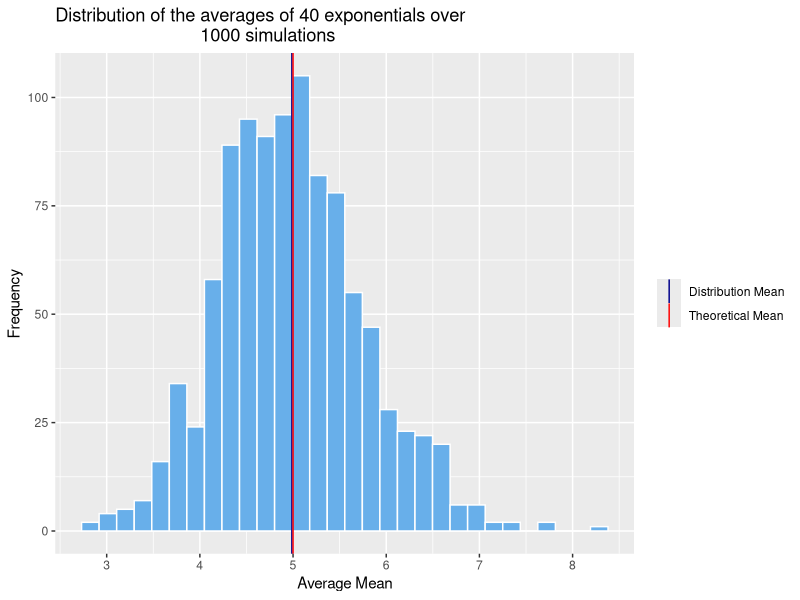
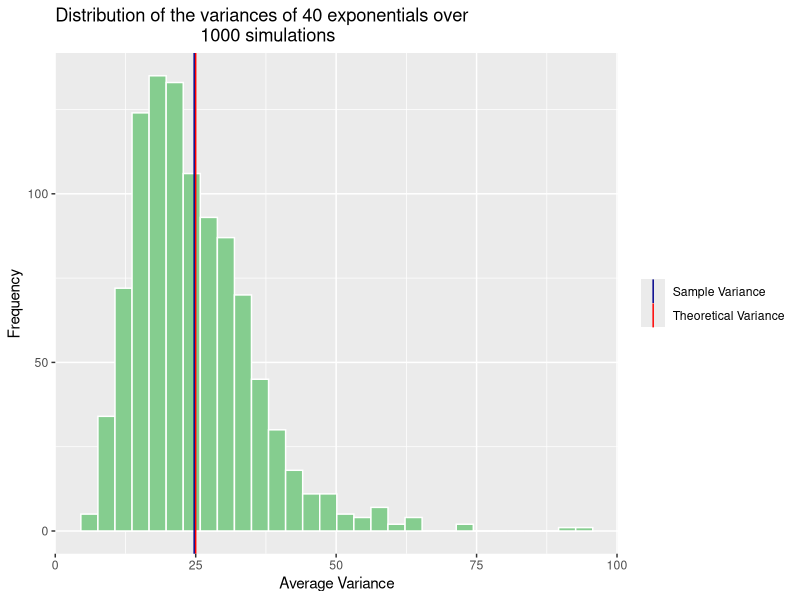
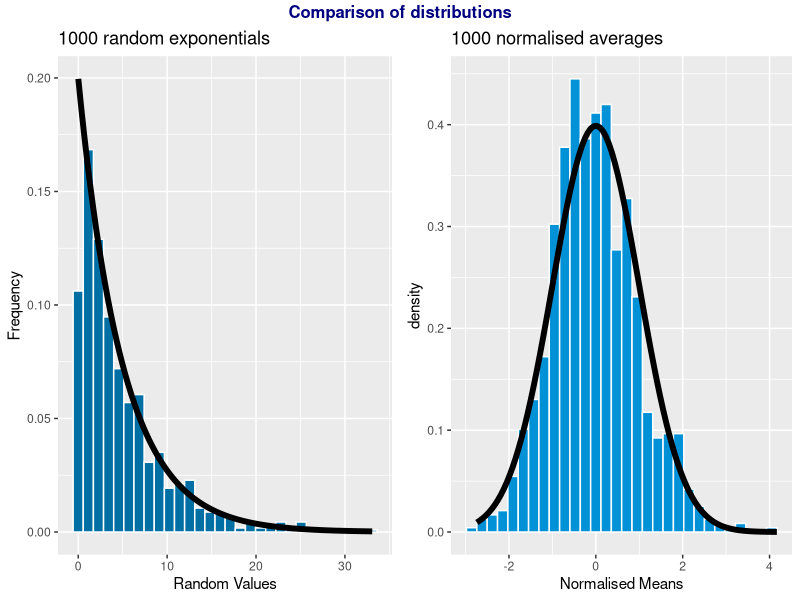

Recreate these plots in R, in order.
## ---- chunk 1
knitr::opts_chunk$set(echo = FALSE)
## ---- chunk 2

        # Load libraries to be used in the report
                library(ggplot2)
                library(ggpubr)
## ---- chunk 3

        ## Set up variables to be used in the report
                lambda <- 0.2
                numexp <- 40
                meanexp <- 1/lambda
                varexp <- (1/lambda)^2
## ---- chunk 4

        ## Simulate 40 exponentials one thousand times and find the average means and
        ## variances.
                set.seed(11)
                means <- NULL
                for (i in 1:1000) means = c(means, mean(rexp(40, 0.2)))
                
                set.seed(12)
                vars <- NULL
                for (i in 1:1000) vars = c(vars, var(rexp(40, 0.2)))
## ---- chunk 5

        ## Calculate the distribution and theoretical means and store in a dataframe
                distMean <- mean(means)
                theoMean <- 1/lambda
                central_means <- data.frame(statistic = c("Distribution Mean", 
                                                          "Theoretical Mean"),
                             value = c(distMean, theoMean))
                
        ## Plot the average means on a histogram and compare to the theoretical mean
                ggplot(data.frame(means), aes(x=means)) + 
                        geom_histogram(col = "white", fill = "#68AFEA") +
                        scale_x_continuous(breaks=seq(0, 10, 1)) +
                        geom_vline(data = central_means, aes(xintercept = value, 
                                                             color = statistic)) +
                        scale_color_manual(values = c("dark blue", "red"), name = NULL) +
                        labs(title="Distribution of the averages of 40 exponentials over 
                             1000 simulations", x = "Average Mean", y = "Frequency")
## ---- chunk 6

        ## Calculate the distribution and theoretical variances and store in a dataframe
                distVar <- mean(vars)
                theoVar <- (1/lambda)^2
                central_mean_var <- data.frame(statistic = c("Sample Variance", 
                            "Theoretical Variance"), value = c(distVar, theoVar))
                
        ## Plot the average variances and compare to the theoretical variance
                ggplot(data.frame(vars), aes(x=vars)) + 
                        geom_histogram(col = "white", fill = "#85CD8F") +
                        geom_vline(data = central_mean_var, aes(xintercept = value, 
                                                                color = statistic)) +
                        scale_color_manual(values = c("dark blue", "red"), name = NULL) +
                        labs(title="Distribution of the variances of 40 exponentials over 
                             1000 simulations", x = "Average Variance", y = "Frequency")
## ---- chunk 7

        # Normalising the averages
                se <- sqrt(varexp/numexp)  #standard error        
                norm <- (means-meanexp)/se #normalised averages
## ---- chunk 8
        
        # Plot the distribution of 1000 random exponentials
                set.seed(13)
                distr1000 <- data.frame(outcome = rexp(1000, lambda))
                distr1000_plot <- ggplot(distr1000, aes(x=outcome)) +
                        geom_histogram(aes(y=..density..), col = "white", 
                                       fill = "#006FA4") +
                        stat_function(fun = dexp, args = list(rate=lambda), size = 2) +
                        labs(title = "1000 random exponentials", x = "Random Values", 
                             y = "Frequency")

        # Plot the distribution of the 1000 normalised averages
                distr1000_40_plot <- ggplot(data.frame(norm), aes(x=norm)) +
                        geom_histogram(aes(y=..density..), col = "white", 
                                       fill = "#0091D7") +
                        stat_function(fun = dnorm, size = 2) + 
                        labs(title = "1000 normalised averages", x = "Normalised Means")
        
        # Display in one panel
                distr_panel <- ggarrange(distr1000_plot, distr1000_40_plot, align = "h")
                annotate_figure(distr_panel,
                        top = text_grob("Comparison of distributions", 
                                        color = "navy blue", face = "bold", size = 12))
